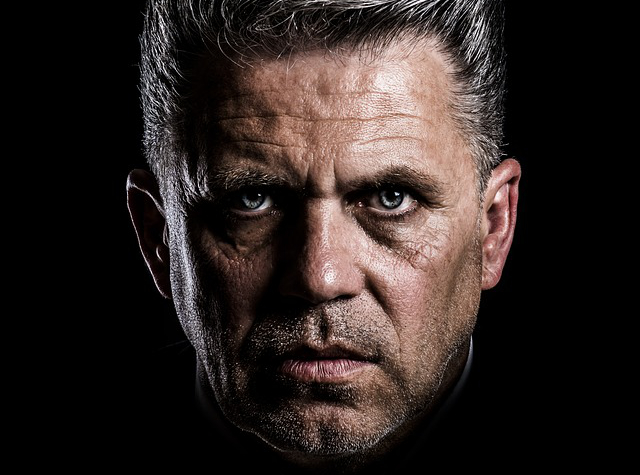
#> input picture 7_CV/Images/man_face.jpg, 640 x 475 px
$ jupyter execute --allow-errors ex_op02.ipynb
#> lines starting #> are read from the running program, lines starting #| are printed output that depends on the picture
### 7_CV/cv_utils.py
## ============================================================
## 이미지 처리 공통 함수들
## ============================================================

## 모듈 로딩
import cv2
import os
import matplotlib.pyplot as plt
# import koreanize_matplotlib
import numpy as np
import matplotlib.cm as cm
import sys
import matplotlib.pyplot as plt
import numpy as np
import matplotlib.pyplot as plt
import numpy as np


import matplotlib.pyplot as plt
import numpy as np

def printPlots(nrow, ncol, titles, datas, cmap=None):

    total = nrow * ncol

    # 그래프마다 컬러맵 설정값
    if cmap is None:
        cmaps = [None] * total
    elif isinstance(cmap, str):
        cmaps = [cmap] * total
    elif len(cmap) == 1:
        cmaps = cmap * total
    else:
        cmaps = cmap

    # 그래프 그리기
    _, axes = plt.subplots(nrow, ncol, sharey=True)

    # 핵심 수정 부분
    axes = np.array(axes).reshape(-1)

    for ax, title, data, cm in zip(axes, titles, datas, cmaps):
        ax.set_title(title)
        ax.imshow(data, cmap=cm)
        ax.axis("off")

    plt.tight_layout()
    plt.show()


## -----------------------------------------------
## 함수이름 : printPlotImage
## 함수기능 : 여러개의 이미지를 그려주는 함수
## 매개변수 : nrow   - 행 개수
##            ncol   - 컬럼 개수
##            titles - 그래프별 제목 리스트
##            plots  - 그래프 데이터 리스트
##            images - 이미지 데이터 리스트
##            cmap   - 그래프별 컬러맵 리스트 [기]None
## 함수결과 : 직접 출력으로 없음 None
## -----------------------------------------------

# [40 lines left out: functions printPlotImage, printDistance, not called in this run]

### 7_CV/Day04/ex_op02.ipynb
### [ 이미지/ 영상 연산 ] <hr>

- 픽셀 단위 연산
- 픽셀 값 범위 0~255-> 부호없는 8비트 uint8

[cell 1]
## -------------------------------------
## 이미지 데이터 로딩 & 기본 정보
## -------------------------------------
import cv2
import os
import matplotlib.pyplot as plt
import koreanize_matplotlib
import numpy as np
import matplotlib.cm as cm
import sys
sys.path.append(r"C:\KDT14\7_CV")
import cv_utils

[cell 2]
## ------------------------------------------
## 이미지 연산=> 밝기 조절. 0에 가까운 값- 어둡게, 255에 가까운 값- 밝게
## ------------------------------------------

img1= '../Images/man_face.jpg'
img2= '../Images/lion_face.jpg'

img1= cv2.imread(img1)
#> img1 is the input picture: shape (475, 640, 3); mean B, G, R 34.1, 36.9, 46.1
img2= cv2.imread(img2)
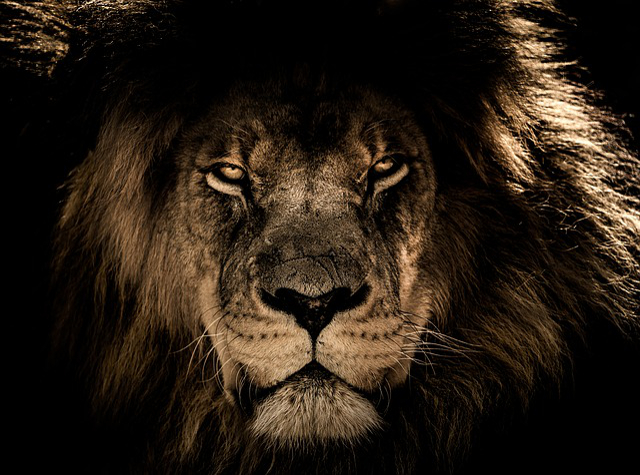
#> input picture 7_CV/Images/lion_face.jpg, 640 x 475 px
#> img2 is the input picture: shape (475, 640, 3); mean B, G, R 19.3, 29.3, 39.7


## 두 이미지 크기 맞추기
# img2 = cv2.resize(img2, (img1.shape[1], img1.shape[0]))
win_name = "Lion Face Alpha Control"
cv2.namedWindow(win_name)

## 트랙바 생성
## 0   -> 사람 얼굴만 보임
## 100 -> 라이언 얼굴만 보임
cv2.createTrackbar("Lion", win_name, 50, 100, lambda x: None)

while True:
    ## 트랙바 값 읽기
    lion_value = cv2.getTrackbarPos("Lion", win_name)

    ## 0~100 값을 0.0~1.0으로 변환
    alpha = lion_value / 100

    ## 이미지 합성
    ## img1 비율: 1 - alpha
    ## img2 비율: alpha
    result = cv2.addWeighted(img1, 1 - alpha, img2, alpha, 0)
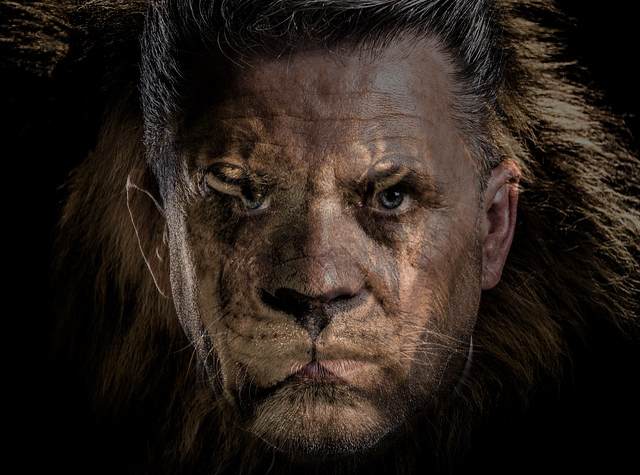
#> result: shape (475, 640, 3); mean B, G, R 26.7, 33.1, 42.9
    cv2.imshow(win_name, result)
    key = cv2.waitKey(30) & 0xFF
#> (key x is pressed here)

    ## ESC 또는 x 누르면 종료
    if key == 27 or key == ord('x'):
        break

    ## s 누르면 저장
    if key == ord('s'):
        cv2.imwrite("lion_face_blend_result.jpg", result)
        print("저장 완료: lion_face_blend_result.jpg")

cv2.destroyAllWindows()

[cell 3]
# ---------------------------------------------
# 이미지 합성: 단계별 과정 출력
# ---------------------------------------------

weight= np.linspace(0,1,6)[::-1]

wNP= []
for w in weight:
    wNP.append(cv2.addWeighted(img1, w, img2, 1-w, 0))
#> after the loop, wNP = 6 items

wNP= [cv2.addWeighted(img1, w, img2, 1-w, 0) for w in weight]
title= [f'비율 {w}: {1-w}' for w in weight]
#> title = 6 items

cv_utils.printPlots(1, 6, title, wNP)
#> the loop in printPlots, `for ax, title, data, cm in zip(axes, titles, datas, cmaps):` made 6 passes
#> title on passes 1, 2, 4, 5, 6: '비율 1.0: 0.0', '비율 0.8: 0.19999999999999996', '비율 0.4: 0.6', '비율 0.2: 0.8', '비율 0.0: 1.0'
#> in printPlots, `plt.show()`:
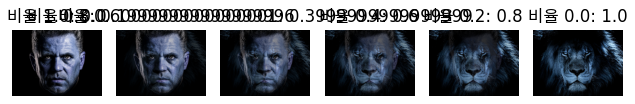
#> figure drawn by matplotlib, 6 panels; B, G, R data is drawn as R, G, B
